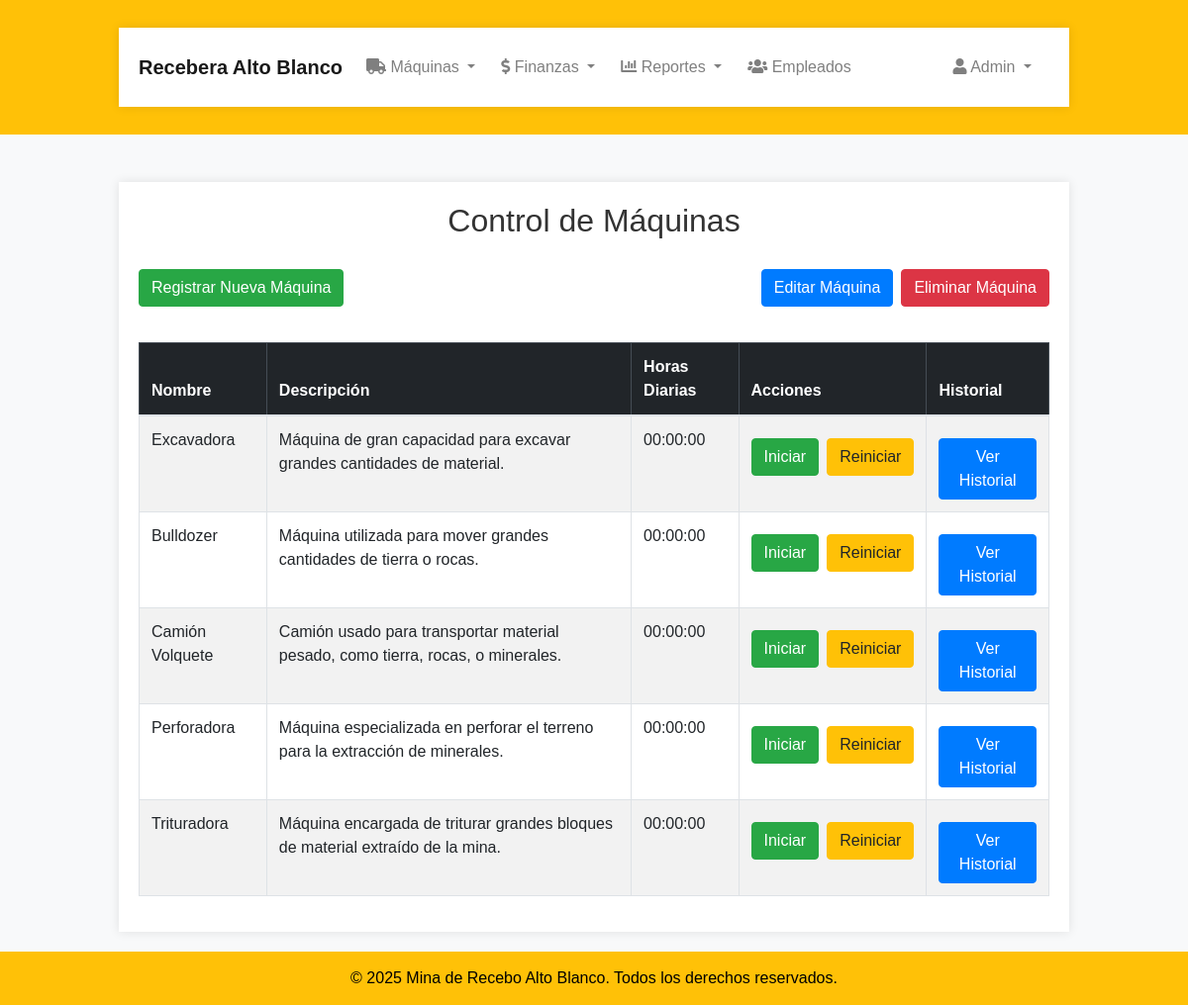
Page /control_maquinas.php (signed in) on the committed database.
### tables this page shows
CREATE TABLE `maquinas` (
  `id` int(11) NOT NULL,
  `nombre` varchar(100) NOT NULL,
  `descripcion` text NOT NULL,
  `horas_trabajadas` time DEFAULT '00:00:00'
);

### control_maquinas.php (the view, shortened to what this page needs)
<?php
$config = include 'config.php';
try {
    $conexion = new PDO(
        'mysql:host=' . $config['db']['host'] . ';dbname=' . $config['db']['dbname'],
        $config['db']['user'],
        $config['db']['pass'],
        $config['db']['options']
    );
} catch (PDOException $error) {
    echo "Error: " . $error->getMessage();
    exit();
}
$sql = "SELECT m.id, m.nombre, m.descripcion,
               IFNULL(r.horas_diarias, '00:00:00') AS horas_diarias
        FROM maquinas m
        LEFT JOIN registro_horas_diarias r
        ON m.id = r.id_maquina AND DATE(r.fecha) = CURDATE()";
$stmt = $conexion->prepare($sql);
$stmt->execute();
$maquinas = $stmt->fetchAll(PDO::FETCH_ASSOC);
?>
<!DOCTYPE html>
<html lang="es">
<head>
    <link href="https://cdn.jsdelivr.net/npm/bootstrap@5.3.0/dist/css/bootstrap.min.css" rel="stylesheet">
</head>
<body>
    <?php include 'templates/header.php'; ?>
    <div class="container mt-5">
        <h2 class="text-center">Control de Máquinas</h2>
        <div class="d-flex justify-content-between mb-3">
    <button class="btn btn-success" onclick="window.location.href='registrar_maquina.php'">Registrar Nueva Máquina</button>
    <div class="d-flex gap-2">
        <button class="btn btn-primary" onclick="mostrarModalEditar()">Editar Máquina</button>
        <button class="btn btn-danger" onclick="mostrarModalEliminar()">Eliminar Máquina</button>
    </div>
</div>
        <div class="table-responsive">
            <table class="table table-striped table-bordered">
                <thead class="table-dark">
                    <tr>
                        <th>Nombre</th>
                        <th>Descripción</th>
                        <th>Horas Diarias</th>
                        <th>Acciones</th>
                        <th>Historial</th>
                    </tr>
                </thead>
                <tbody>
                    <?php foreach ($maquinas as $maquina): ?>
                    <tr>
                        <td><?php echo htmlspecialchars($maquina['nombre']); ?></td>
                        <td><?php echo htmlspecialchars($maquina['descripcion']); ?></td>
                        <td id="horas-<?php echo $maquina['id']; ?>"><?php echo $maquina['horas_diarias']; ?></td>
                        <td>
                            <div class="d-flex gap-2 justify-content-center">
                                <button class="btn btn-success" id="btn-iniciar-<?php echo $maquina['id']; ?>" onclick="iniciarPausar(<?php echo $maquina['id']; ?>)">Iniciar</button>
                                <button class="btn btn-warning" id="reiniciar-<?php echo $maquina['id']; ?>" onclick="reiniciarTiempo(<?php echo $maquina['id']; ?>)">Reiniciar</button>
                            </div>
                        </td>
                        <td>
                            <button class="btn btn-primary" onclick="mostrarHistorial(<?php echo $maquina['id']; ?>)">Ver Historial</button>
                        </td>
                    </tr>
                    <?php endforeach; ?>
                </tbody>
            </table>
        </div>
    </div>
    <?php include 'templates/footer.php'; ?>
</body>
</html>

### css/style.css (style rules this page uses)
body { font-family: Arial, sans-serif; background-color: #f8f9fa; margin: 0; padding: 0; }
.container { margin: 20px auto; max-width: 960px; padding: 20px; background: #fff; box-shadow: 0 0 10px rgba(0,0,0,0.1); }
h2 { margin-bottom: 20px; color: #333; }
.btn { margin-top: 10px; }
.table { margin-top: 20px; }

### templates/footer.php (style rules this page uses)
html, body { height: 100%; margin: 0; display: flex; flex-direction: column; }

### rows in the picture
maquinas: nombre "Excavadora", descripcion "Máquina de gran capacidad para excavar grandes cantidades de material.", horas_diarias "00:00:00"
maquinas: nombre "Bulldozer", descripcion "Máquina utilizada para mover grandes cantidades de tierra o rocas.", horas_diarias "00:00:00"
maquinas: nombre "Camión Volquete", descripcion "Camión usado para transportar material pesado, como tierra, rocas, o minerales.", horas_diarias "00:00:00"
maquinas: nombre "Perforadora", descripcion "Máquina especializada en perforar el terreno para la extracción de minerales.", horas_diarias "00:00:00"
maquinas: nombre "Trituradora", descripcion "Máquina encargada de triturar grandes bloques de material extraído de la mina.", horas_diarias "00:00:00"

### other values in the picture
$_SESSION['nombre'] "Admin"
